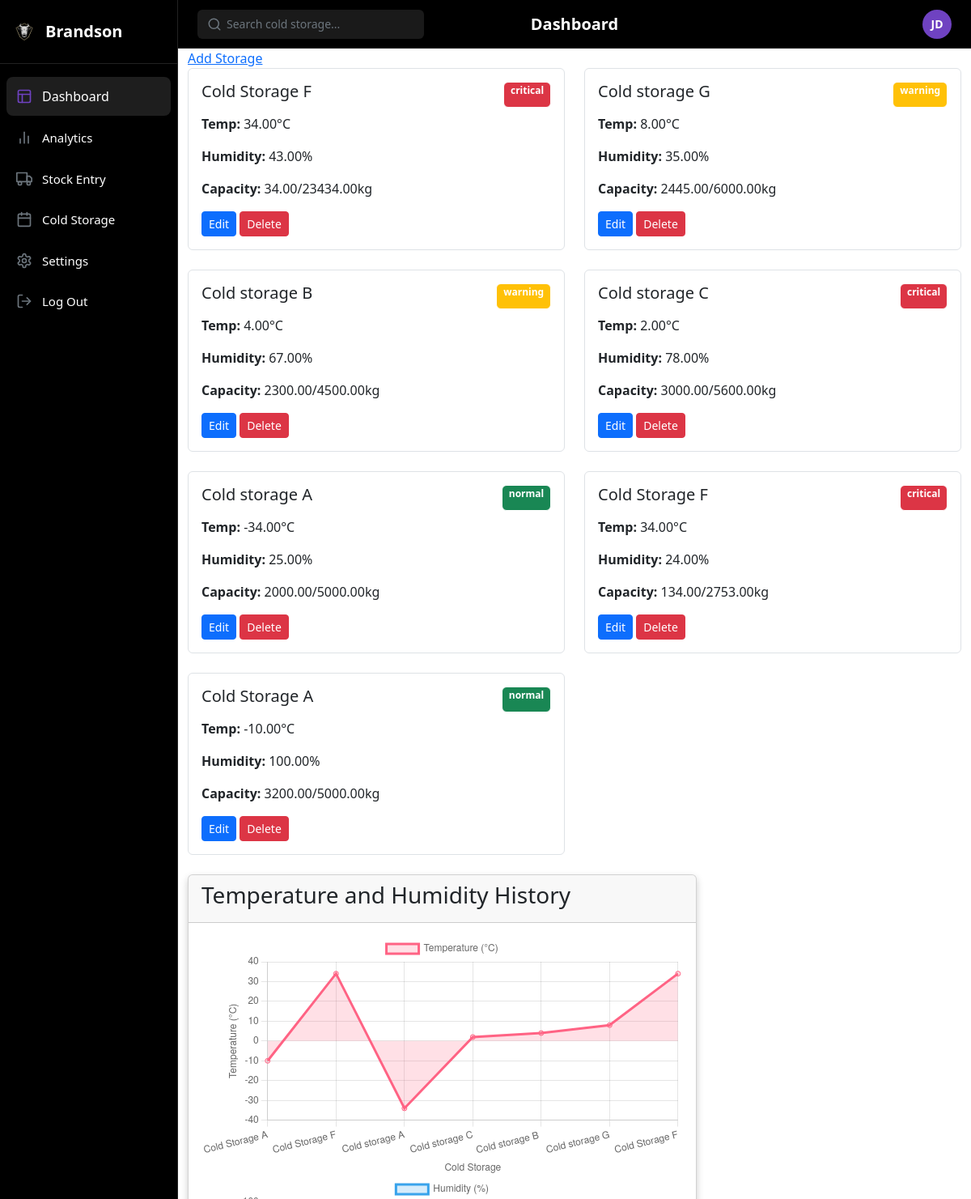
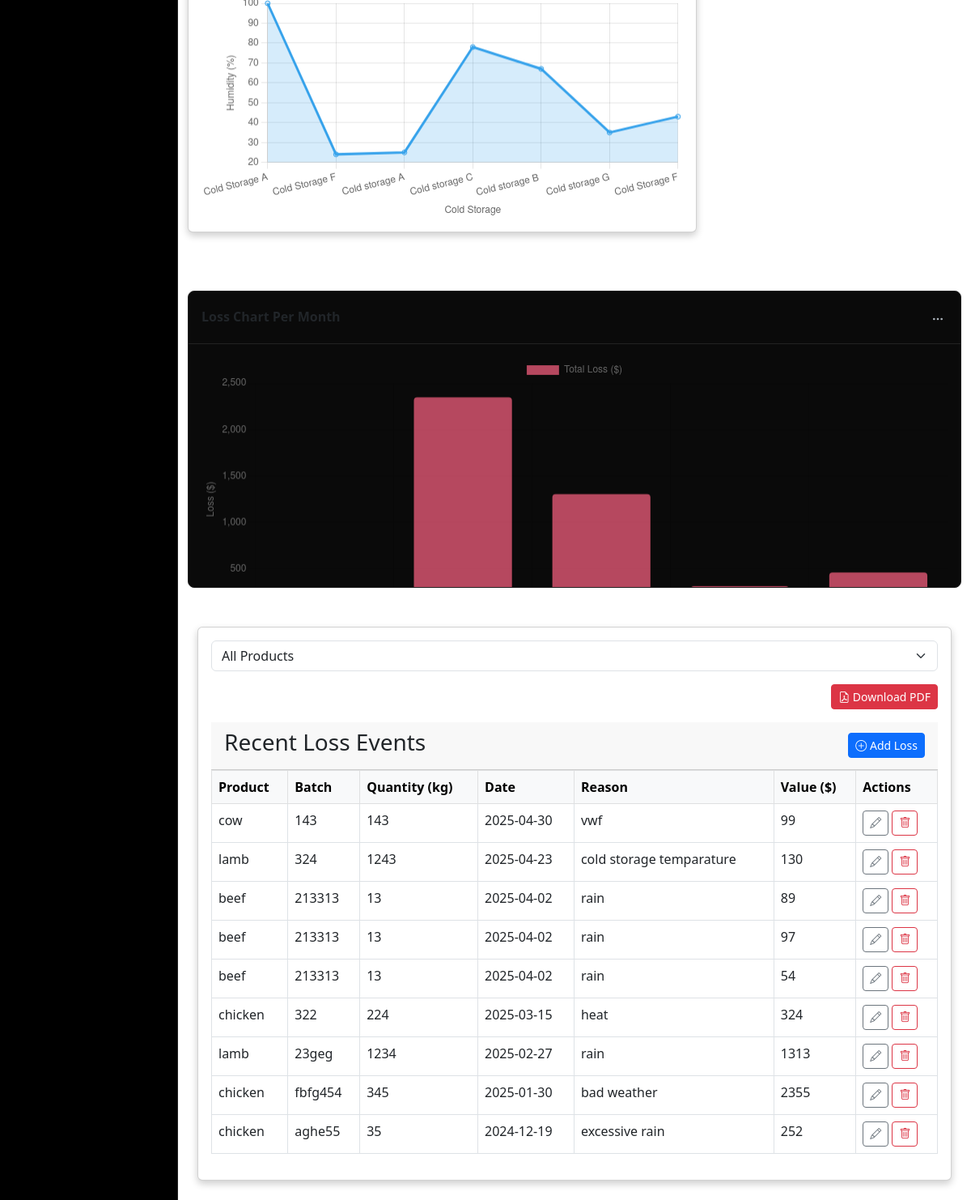
/dashboard-template.php, run on the app's committed database (2 pictures, top to bottom).
### tables this page shows
CREATE TABLE `cold_storages` (
  `id` int(11) NOT NULL,
  `location` varchar(50) NOT NULL,
  `total_capacity` decimal(10,2) NOT NULL,
  `used_capacity` decimal(10,2) NOT NULL,
  `current_temp` decimal(5,2) NOT NULL,
  `humidity` decimal(5,2) NOT NULL,
  `status` enum('normal','warning','critical') DEFAULT 'normal',
  `created_at` timestamp NOT NULL DEFAULT current_timestamp()
);

CREATE TABLE `loss_events` (
  `id` int(11) NOT NULL,
  `product` varchar(100) DEFAULT NULL,
  `batch` varchar(50) DEFAULT NULL,
  `quantity` float DEFAULT NULL,
  `date` date DEFAULT NULL,
  `reason` text DEFAULT NULL,
  `value` float DEFAULT NULL
);

### get_cold_storages.php (called while the page is built)
<?php
require 'includes/db_Connection.php';
function getColdStorages() {
    global $pdo;
    $stmt = $pdo->query("SELECT * FROM cold_storages ORDER BY created_at DESC");
    return $stmt->fetchAll(PDO::FETCH_ASSOC);
}
?>

### dashboard-template.php (the view, shortened to what this page needs)
<?php
require_once 'includes/config.php';
?>
<?php
$result = $conn->query("SELECT * FROM loss_events ORDER BY date DESC");
$monthlyLoss = [];
$monthlyResult = $conn->query("
    SELECT DATE_FORMAT(date, '%Y-%m') AS month, SUM(value) AS total_loss
    FROM loss_events
    GROUP BY month
    ORDER BY month ASC
");
while ($row = $monthlyResult->fetch_assoc()) {
    $monthlyLoss[] = [
        'month' => $row['month'],
        'loss' => (float)$row['total_loss']
    ];
}
?>
<?php
require_once 'includes/db_Connection.php';
$stmt = $pdo->query("SELECT location, current_temp, humidity FROM cold_storages ORDER BY id ASC");
$storageData = $stmt->fetchAll(PDO::FETCH_ASSOC);
$labels = [];
$temperatures = [];
$humidities = [];
foreach ($storageData as $row) {
    $labels[] = $row['location'];
    $temperatures[] = $row['current_temp'];
    $humidities[] = $row['humidity'];
}
$labelsJson = json_encode($labels);
$temperaturesJson = json_encode($temperatures);
$humiditiesJson = json_encode($humidities);
?>
<!DOCTYPE html>
<html lang="en">
<head>
    <link href="https://cdn.jsdelivr.net/npm/bootstrap@5.3.2/dist/css/bootstrap.min.css" rel="stylesheet">
<link href="https://cdn.jsdelivr.net/npm/bootstrap@5.3.3/dist/css/bootstrap.min.css" rel="stylesheet">
<link href="https://cdn.jsdelivr.net/npm/bootstrap-icons@1.10.5/font/bootstrap-icons.css" rel="stylesheet">
    <link rel="stylesheet" href="https://cdn.jsdelivr.net/npm/bootstrap-icons@1.11.1/font/bootstrap-icons.css">
    <link href="https://cdn.jsdelivr.net/npm/bootstrap@5.3.0-alpha1/dist/css/bootstrap.min.css" rel="stylesheet">
    <link href="https://cdn.jsdelivr.net/npm/bootstrap-icons/font/bootstrap-icons.css" rel="stylesheet">
    <link rel="stylesheet" href="css/stylestest.css">
</head>
<body>
    <div class="app-container">
        <aside class="sidebar">
            <div class="sidebar-header">
                <div class="logo">
                    <img src="logo.png" alt="Brandson Logo" width="28" height="28">
                    <span class="brand-name">Brandson</span>
                </div>
            </div>
            <nav class="sidebar-nav">
                <a href="dashboard.php" class="nav-item active">
                    <span class="nav-item-dashboard">Dashboard</span>
                </a>
                <a href="analytics.php" class="nav-item">
                    <span class="nav-item-name">Analytics</span>
                </a>
                <a href="add_stock.php" class="nav-item">
                    <span class="nav-item-name">Stock Entry</span>
                </a>
                <a href="dashboard-template.php" class="nav-item">
                    <span class="nav-item-name">Cold Storage</span>
                </a>
                <a href="#" class="nav-item">
                    <span class="nav-item-name">Settings</span>
                </a>
                <a href="#" class="nav-item">
                    <span class="nav-item-name">Log Out</span>
                </a>
            </nav>
        </aside>
        <main class="main-content">
            <header class="header">
                <div class="search-container">
                    <svg xmlns="http://www.w3.org/2000/svg" width="18" height="18" viewBox="0 0 24 24" fill="none" stroke="currentColor" stroke-width="2" stroke-linecap="round" stroke-linejoin="round" class="search-icon">
                        <circle cx="11" cy="11" r="8"></circle>
                        <line x1="21" y1="21" x2="16.65" y2="16.65"></line>
                    </svg>
                    <input type="text" placeholder="Search cold storage..." class="search-input" id="searchInput">
                </div>
                <h1 class="page-title">Dashboard</h1>
                <div class="profile-container">
                    <button id="profileButton" class="profile-button">
                        <div class="profile-avatar">JD</div>
                    </button>
                </div>
            </header>
               <link href="https://cdn.jsdelivr.net/npm/bootstrap@5.3.0-alpha1/dist/css/bootstrap.min.css" rel="stylesheet">
    <link href="https://cdn.jsdelivr.net/npm/bootstrap-icons/font/bootstrap-icons.css" rel="stylesheet">
            <div class="container">
      <?php require 'get_cold_storages.php'; ?>
<a href="add_storage_form.php">Add Storage</a>
<div class="row">
<?php foreach (getColdStorages() as $storage): ?>
    <div class="col-md-6 mb-4">
        <div class="storage-card p-3 border rounded">
            <div class="d-flex justify-content-between mb-2">
                <h5><?= htmlspecialchars($storage['location']) ?></h5>
                <span class="badge bg-<?= $storage['status'] === 'critical' ? 'danger' : ($storage['status'] === 'warning' ? 'warning' : 'success') ?>">
                    <?= htmlspecialchars($storage['status']) ?>
                </span>
            </div>
            <div class="storage-metrics">
                <p><strong>Temp:</strong> <?= htmlspecialchars($storage['current_temp']) ?>°C</p>
                <p><strong>Humidity:</strong> <?= htmlspecialchars($storage['humidity']) ?>%</p>
                <p><strong>Capacity:</strong> <?= htmlspecialchars($storage['used_capacity']) ?>/<?= htmlspecialchars($storage['total_capacity']) ?>kg</p>
                <a href="edit_storage_form.php?id=<?= $storage['id'] ?>" class="btn btn-sm btn-primary">Edit</a>
                <a href="delete_storage.php?id=<?= $storage['id'] ?>" class="btn btn-sm btn-danger" onclick="return confirm('Are you sure?')">Delete</a>
            </div>
        </div>
    </div>
<?php endforeach; ?>
</div>
<div class="row mb-5">
    <div class="col-md-8">
        <div class="card">
            <div class="card-header">
                <h3>Temperature and Humidity History</h3>
            </div>
            <div class="card-body">
                <canvas id="temperatureChart"></canvas>
                <canvas id="humidityChart"></canvas>
            </div>
        </div>
    </div>
</div>
                    <div class="chart-card">
    <div class="chart-header d-flex justify-content-between align-items-center">
        <h3>Loss Chart Per Month</h3>
        <button class="chart-menu-btn">
            <svg xmlns="http://www.w3.org/2000/svg" width="16" height="16" viewBox="0 0 24 24" fill="none" stroke="currentColor" stroke-width="2" stroke-linecap="round" stroke-linejoin="round">
                <circle cx="12" cy="12" r="1"></circle>
                <circle cx="19" cy="12" r="1"></circle>
                <circle cx="5" cy="12" r="1"></circle>
            </svg>
        </button>
    </div>
    <div class="chart-body">
        <canvas id="lossChart" height="120"></canvas>
    </div>
</div>
<div class="container mt-5">
    <div class="card">
        <div class="card-body">
            <div class="mb-3">
                <select id="productFilter" class="form-select">
                    <option value="">All Products</option>
                </select>
            </div>
<div class="text-end mb-3">
    <a href="generate_loss_report.php" target="_blank" class="btn btn-danger btn-sm">
        <i class="bi bi-file-earmark-pdf"></i> Download PDF
    </a>
</div>
            <div class="card-header d-flex justify-content-between align-items-center">
              <h3>Recent Loss Events</h3>
                 <button class="btn btn-primary btn-sm" data-bs-toggle="modal" data-bs-target="#addLossModal">
                <i class="bi bi-plus-circle"></i> Add Loss
                </button>
            </div>
            <table class="table table-bordered table-hover">
                <thead class="table-light">
                    <tr>
                        <th>Product</th>
                        <th>Batch</th>
                        <th>Quantity (kg)</th>
                        <th>Date</th>
                        <th>Reason</th>
                        <th>Value ($)</th>
                        <th>Actions</th>
                    </tr>
                </thead>
                <tbody>
                    <?php while($row = $result->fetch_assoc()): ?>
                    <tr data-id="<?= $row['id'] ?>">
                        <td><?= htmlspecialchars($row['product']) ?></td>
                        <td><?= htmlspecialchars($row['batch']) ?></td>
                        <td><?= $row['quantity'] ?></td>
                        <td><?= $row['date'] ?></td>
                        <td><?= htmlspecialchars($row['reason']) ?></td>
                        <td><?= $row['value'] ?></td>
                        <td>
                            <button class="btn btn-sm btn-outline-secondary edit-btn" data-id="<?= $row['id'] ?>" data-bs-toggle="modal" data-bs-target="#editModal">
                                <i class="bi bi-pencil"></i>
                            </button>
                            <form method="POST" action="delete_loss.php" style="display:inline;">
                                <button type="submit" class="btn btn-sm btn-outline-danger">
                                    <i class="bi bi-trash"></i>
                                </button>
                            </form>
                        </td>
                    </tr>
                    <?php endwhile; ?>
                </tbody>
            </table>
        </div>
    </div>
</div>
<script>
const ctx = document.getElementById('lossChart').getContext('2d');
const lossChart = new Chart(ctx, {
    type: 'bar',
    data: {
        labels: <?= json_encode(array_column($monthlyLoss, 'month')) ?>,
        datasets: [{
            label: 'Total Loss ($)',
            data: <?= json_encode(array_column($monthlyLoss, 'loss')) ?>,
            backgroundColor: 'rgba(255, 99, 132, 0.7)',
            borderRadius: 5,
            borderWidth: 1
        }]
    },
    options: {
        responsive: true,
        scales: {
            y: {
                beginAtZero: true,
                title: { display: true, text: 'Loss ($)' }
            },
            x: {
                title: { display: true, text: 'Month' }
            }
        }
    }
});
</script>
<script>
// PHP injected data
var labels = <?php echo $labelsJson; ?>;
var temperatureData = <?php echo $temperaturesJson; ?>;
var humidityData = <?php echo $humiditiesJson; ?>;
// Temperature Chart
var ctxTemp = document.getElementById('temperatureChart').getContext('2d');
var temperatureChart = new Chart(ctxTemp, {
    type: 'line',
    data: {
        labels: labels,
        datasets: [{
            label: 'Temperature (°C)',
            data: temperatureData,
            borderColor: 'rgb(255, 99, 132)',
            backgroundColor: 'rgba(255, 99, 132, 0.2)',
            fill: true
        }]
    },
    options: {
        responsive: true,
        scales: {
            x: {
                title: {
                    display: true,
                    text: 'Cold Storage'
                }
            },
            y: {
                title: {
                    display: true,
                    text: 'Temperature (°C)'
                }
            }
        }
    }
});
// Humidity Chart
var ctxHum = document.getElementById('humidityChart').getContext('2d');
var humidityChart = new Chart(ctxHum, {
    type: 'line',
    data: {
        labels: labels,
        datasets: [{
            label: 'Humidity (%)',
            data: humidityData,
            borderColor: 'rgb(54, 162, 235)',
            backgroundColor: 'rgba(54, 162, 235, 0.2)',
            fill: true
        }]
    },
    options: {
        responsive: true,
        scales: {
            x: {
                title: {
                    display: true,
                    text: 'Cold Storage'
                }
            },
            y: {
                title: {
                    display: true,
                    text: 'Humidity (%)'
                }
            }
        }
    }
});
</script>
</body>
</html>

### css/stylestest.css (style rules this page uses)
:root { --bs-purple: #a855f7; --bs-pink: #ec4899; --bs-orange: #f97316; --bs-blue: #3b82f6; --bs-gray: #6b7280; --sidebar-width: 220px; --sidebar-bg: #000000; --sidebar-hover: #1a1a1a; --sidebar-active: #1e1e1e; --header-height: 60px; --content-bg: #000000; --card-bg: #0a0a0a; --border-color: #222222; }
* { margin: 0; padding: 0; box-sizing: border-box; }
body { font-family: "Inter", -apple-system, BlinkMacSystemFont, "Segoe UI", Roboto, Oxygen, Ubuntu, Cantarell, "Open Sans", "Helvetica Neue", sans-serif; background-color: var(--content-bg); color: #ffffff; line-height: 1.5; overflow-x: hidden; }
.app-container { display: flex; width: 100%; height: 100vh; overflow: hidden; }
.card { background-color: #0a0a0a; box-shadow: 0 4px 10px rgba(0, 0, 0, 0.2); border-radius: 0.5rem; border: 1px solid var(--border-color); overflow: hidden; margin-bottom: 1.5rem; width: 100%; color: #fff; }
.card-header { display: flex; justify-content: space-between; align-items: center; padding: 1rem; border-bottom: 1px solid var(--border-color); }
.badge { padding: 5px 10px; border-radius: 5px; border: 1px solid #fff; font-size: 0.875rem; }
.sidebar { width: var(--sidebar-width); background-color: var(--sidebar-bg); border-right: 1px solid var(--border-color); height: 100vh; position: fixed; top: 0; left: 0; z-index: 10; overflow-y: auto; transition: all 0.3s ease; }
.sidebar-header { padding: 1.5rem 1rem; border-bottom: 1px solid var(--border-color); }
.logo { display: flex; align-items: center; gap: 0.75rem; }
.brand-name { font-size: 1.25rem; font-weight: 600; color: #ffffff; }
.sidebar-nav { display: flex; flex-direction: column; padding: 1rem 0.5rem; gap: 0.25rem; }
.nav-item { display: flex; align-items: center; padding: 0.75rem; color: #ffffff; text-decoration: none; border-radius: 0.5rem; transition: all 0.2s ease; }
.nav-item .icon { margin-right: 0.75rem; color: var(--bs-gray); }
.nav-item-name { font-size: 0.9375rem; }
.nav-item.active { background-color: var(--sidebar-active); }
.nav-item.active .icon { color: var(--bs-purple); }
.main-content { margin-left: var(--sidebar-width); width: calc(100% - var(--sidebar-width)); height: 100vh; overflow-y: auto; overflow-x: hidden; }
.header { height: var(--header-height); display: flex; align-items: center; justify-content: space-between; padding: 0 1.5rem; border-bottom: 1px solid var(--border-color); position: sticky; top: 0; background-color: var(--content-bg); z-index: 5; }
.search-container { position: relative; width: 280px; }
.search-input { background-color: #1a1a1a; border: none; border-radius: 6px; color: #ffffff; padding: 0.5rem 1rem 0.5rem 2.25rem; width: 100%; height: 36px; font-size: 0.875rem; }
.search-input::placeholder { color: #6c757d; }
.search-icon { position: absolute; left: 0.75rem; top: 50%; transform: translateY(-50%); color: #6c757d; }
.page-title { font-size: 1.25rem; font-weight: 600; margin: 0; color: #ffffff; position: absolute; left: 50%; transform: translateX(-50%); }
.profile-container { position: relative; }
.profile-button { background: none; border: none; cursor: pointer; padding: 0; display: flex; align-items: center; justify-content: center; }
.profile-avatar { width: 36px; height: 36px; border-radius: 50%; background-color: var(--bs-purple); color: white; display: flex; align-items: center; justify-content: center; font-weight: 600; font-size: 0.875rem; transition: all 0.2s ease; }
.chart-card { background-color: var(--card-bg); border-radius: 0.5rem; border: 1px solid var(--border-color); overflow: hidden; }
.chart-header { display: flex; justify-content: space-between; align-items: center; padding: 1rem; border-bottom: 1px solid var(--border-color); }
.chart-header h3 { font-size: 1rem; font-weight: 600; margin: 0; }
.chart-body { padding: 1rem; height: 300px; position: relative; }
.chart-menu-btn { background: none; border: none; color: #adb5bd; cursor: pointer; padding: 0.25rem; border-radius: 0.25rem; }

### data on the page
cold_storages: location "Cold Storage F", status "critical", current_temp "34.00", humidity "43.00", used_capacity "34.00", total_capacity "23434.00"
cold_storages: location "Cold storage G", status "warning", current_temp "8.00", humidity "35.00", used_capacity "2445.00", total_capacity "6000.00"
cold_storages: location "Cold storage B", status "warning", current_temp "4.00", humidity "67.00", used_capacity "2300.00", total_capacity "4500.00"
cold_storages: location "Cold storage C", status "critical", current_temp "2.00", humidity "78.00", used_capacity "3000.00", total_capacity "5600.00"
cold_storages: location "Cold storage A", status "normal", current_temp "-34.00", humidity "25.00", used_capacity "2000.00", total_capacity "5000.00"
cold_storages: location "Cold Storage F", status "critical", current_temp "34.00", humidity "24.00", used_capacity "134.00", total_capacity "2753.00"
cold_storages: location "Cold Storage A", status "normal", current_temp "-10.00", humidity "100.00", used_capacity "3200.00", total_capacity "5000.00"
loss_events: product "cow", batch "143", quantity "143", date "2025-04-30", reason "vwf", value "99"
loss_events: product "lamb", batch "324", quantity "1243", date "2025-04-23", reason "cold storage temparature", value "130"
loss_events: product "beef", batch "213313", quantity "13", date "2025-04-02", reason "rain", value "89"
loss_events: product "beef", batch "213313", quantity "13", date "2025-04-02", reason "rain", value "97"
loss_events: product "beef", batch "213313", quantity "13", date "2025-04-02", reason "rain", value "54"
loss_events: product "chicken", batch "322", quantity "224", date "2025-03-15", reason "heat", value "324"
loss_events: product "lamb", batch "23geg", quantity "1234", date "2025-02-27", reason "rain", value "1313"
loss_events: product "chicken", batch "fbfg454", quantity "345", date "2025-01-30", reason "bad weather", value "2355"
loss_events: product "chicken", batch "aghe55", quantity "35", date "2024-12-19", reason "excessive rain", value "252"

### other printed values
chart data {{ json_encode(array_column($monthlyLoss, 'loss')) }} [252,2355,1313,324,469]
chart data {{ $temperaturesJson }} ["-10.00","34.00","-34.00","2.00","4.00","8.00","34.00"]
